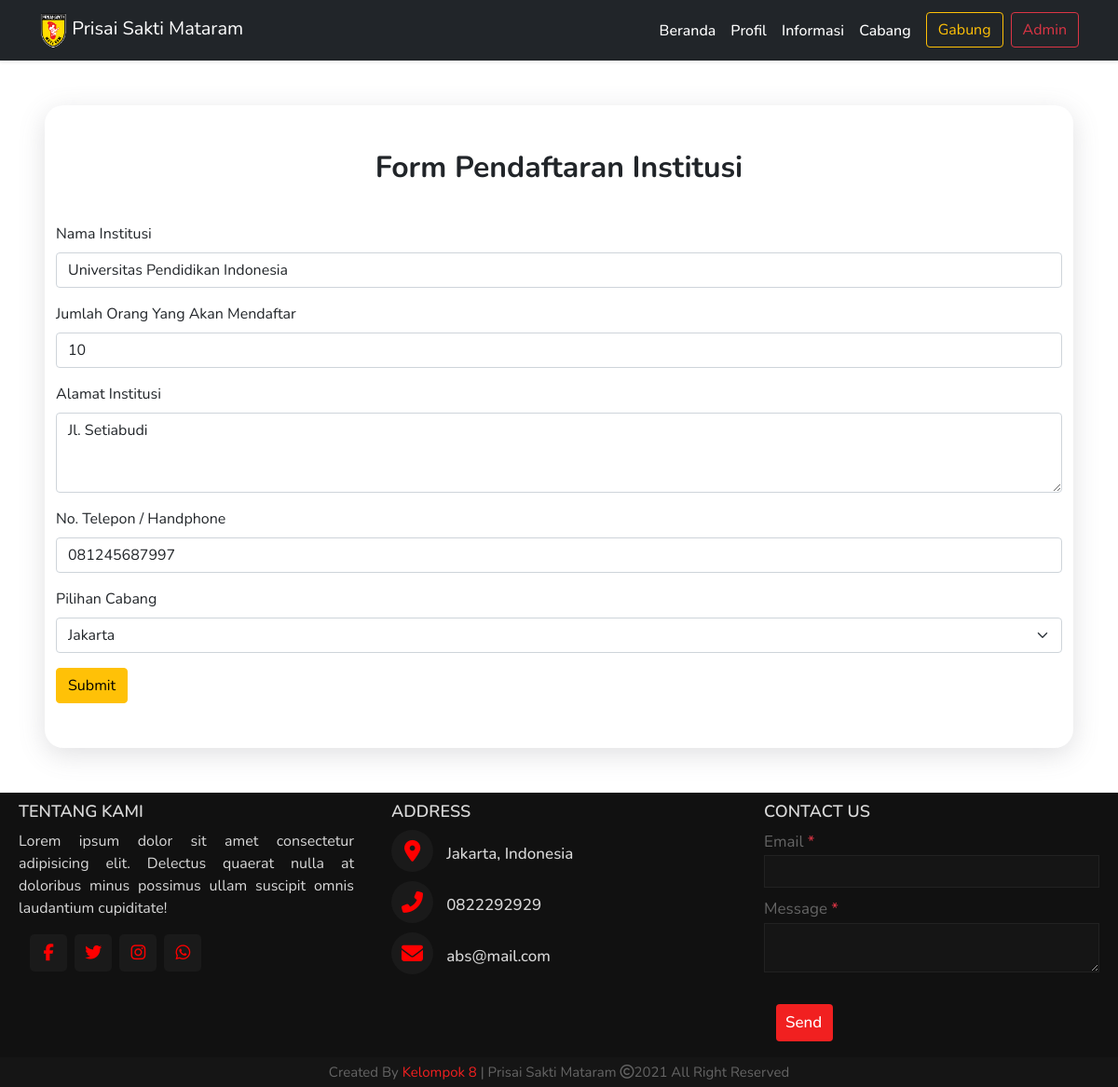
Page /ubah_data_pendaftar_institusi.php?id=1 (signed in) on the committed database.
### tables this page shows
CREATE TABLE `daftar_institusi` (
  `id` int(9) NOT NULL,
  `nama` varchar(100) NOT NULL,
  `jumlah` int(9) NOT NULL,
  `alamat` varchar(100) NOT NULL,
  `no_telp` varchar(50) NOT NULL,
  `cabang` varchar(50) NOT NULL
);

### functions.php (called while the page is built, shortened)
<?php
  $namaServer = "localhost";
  $user = "root";
  $password = "";
  $database = "psm";
  $koneksi = mysqli_connect($namaServer, $user, $password, $database) or die ("Koneksi Gagal");
  function query($query) {
    global $koneksi;
    $result = mysqli_query($koneksi, $query);
    $rows = [];
    while($row = mysqli_fetch_assoc($result)) {
      $rows[] = $row;
    }
    return $rows;
  }
?>

### ubah_data_pendaftar_institusi.php (the view, shortened to what this page needs)
<?php
$id = $_GET['id'];
$pendaftar_institusi = query("SELECT * FROM daftar_institusi WHERE id = $id")[0];
?>
<!DOCTYPE html>
<html lang="en">
<head>
  <link href="https://cdn.jsdelivr.net/npm/bootstrap@5.0.0-beta2/dist/css/bootstrap.min.css" rel="stylesheet" />
  <link rel="stylesheet" href="style.css" />
</head>
<body>
  <nav class="navbar navbar-expand-lg navbar-dark bg-dark shadow-sm sticky-top">
    <div class="container">
      <a class="navbar-brand" href="index.php">
        <img src="img/Logo_PSM.png" alt="" width="30" height="39" />
        Prisai Sakti Mataram
      </a>
      <div class="collapse navbar-collapse" id="navbarNav">
        <ul class="navbar-nav ms-auto">
          <li class="nav-item">
            <a class="nav-link active" aria-current="page" href="index.php">Beranda</a>
          </li>
          <li class="nav-item">
            <a class="nav-link active" aria-current="page" href="profil.php">Profil</a>
          </li>
          <li class="nav-item">
            <a class="nav-link active" aria-current="page" href="informasi.php">Informasi</a>
          </li>
          <li class="nav-item">
            <a class="nav-link active" aria-current="page" href="cabang_locator.php">Cabang</a>
          </li>
          <li class="nav-item ps-2">
            <a href="index.php#gabung"><button class="btn btn-outline-warning" type="submit">Gabung</button></a>
          </li>
          <?php if (isset($_SESSION['username']) and isset($_SESSION['status'])) : ?>
            <li class="nav-item">
              <a href="dashboard_admin.php"><button class="btn btn-outline-danger ms-2" type="submit">Admin</button></a>
            </li>
          <?php endif; ?>
        </ul>
      </div>
    </div>
  </nav>
  <section class="individu m-5">
    <div class="container">
      <h2 class="text-center pt-5 fw-bold">Form Pendaftaran Institusi</h2>
      <form action="" method="POST">
        <div class="mb-3 pt-4">
          <label for="exampleInputEmail1" class="form-label">Nama Institusi</label>
          <input type="text" name="nama" class="form-control" id="exampleInputEmail1" aria-describedby="emailHelp" value="<?= $pendaftar_institusi['nama'] ?>" required>
        </div>
        <div class="mb-3">
          <label for="exampleInputEmail1" class="form-label">Jumlah Orang Yang Akan Mendaftar</label>
          <input type="text" name="jumlah" class="form-control" id="exampleInputEmail1" aria-describedby="emailHelp" value="<?= $pendaftar_institusi['jumlah'] ?>" required>
        </div>
        <div class="mb-3">
          <label for="exampleFormControlTextarea1" class="form-label">Alamat Institusi</label>
          <textarea name="alamat" class="form-control" id="exampleFormControlTextarea1" rows="3"><?= $pendaftar_institusi['alamat'] ?></textarea>
        </div>
        <div class="mb-3">
          <label for="exampleInputEmail1" class="form-label">No. Telepon / Handphone</label>
          <input type="text" name="no_telp" class="form-control" id="exampleInputEmail1" aria-describedby="emailHelp" value="<?= $pendaftar_institusi['no_telp'] ?>" required>
        </div>
        <div class="mb-3">
          <label for="exampleInputEmail1" class="form-label">Pilihan Cabang</label>
          <select name="cabang" class="form-select" aria-label="Default select example">
            <option value="Jakarta" <?php if ($pendaftar_institusi['cabang'] == 'Jakarta') echo 'selected="Jakarta"' ?>>Jakarta</option>
          </select>
        </div>
        <button type="submit" name="submit" class="btn btn-warning mb-5">Submit</button>
      </form>
    </div>
  </section>
  <footer>
    <div class="main-content">
      <div class="left box">
        <h2>Tentang Kami</h2>
        <div class="content">
          <p>Lorem ipsum dolor sit amet consectetur adipisicing elit. Delectus quaerat nulla at doloribus
            minus possimus
            ullam suscipit omnis laudantium cupiditate!</p>
          <div class="social">
            <a href="#"><span style="color: red;" class="fab fa-facebook-f"></span></a>
            <a href="#"><span style="color: red;" class="fab fa-twitter"></span></a>
            <a href="#"><span style="color: red;" class="fab fa-instagram"></span></a>
            <a href="#"><span style="color: red;" class="fab fa-whatsapp"></span></a>
          </div>
        </div>
      </div>
      <div class="center box">
        <h2>Address</h2>
        <div class="content">
          <div class="place">
            <span style="color: red;" class="fas fa-map-marker-alt"></span>
            <span class="text">Jakarta, Indonesia</span>
          </div>
          <div class="phone">
            <span style="color: red;" class="fas fa-phone-alt"></span>
            <span class="text">0822292929</span>
          </div>
          <div class="place">
            <span style="color: red;" class="fas fa-envelope"></span>
            <span class="text">abs@mail.com</span>
          </div>
        </div>
      </div>
      <div class="right box">
        <h2>Contact us </h2>
        <div class="content">
          <form action="#">
            <div class="email">
              <div class="text">Email <span class="text-danger">*</span></div>
              <input class="text-white" type="email" required>
            </div>
            <div class="msg">
              <div class="text">Message <span class="text-danger">*</span></div>
              <textarea class="text-white" rows="2" cols="25" required></textarea>
            </div>
            <div class="btn">
              <button class="btn btn-danger text-center" type="submit">Send</button>
            </div>
          </form>
        </div>
      </div>
    </div>
    <div class="bottom">
      <center>
        <span class="credit">Created By <a href="#">Kelompok 8</a> | Prisai Sakti Mataram</span>
        <span class="far fa-copyright"></span><span>2021 All Right Reserved</span>
      </center>
    </div>
  </footer>
</body>
</html>

### style.css (style rules this page uses)
* { box-sizing: border-box; margin: 0; padding: 0; }
body, html { font-family: 'Nunito', sans-serif; }
.navbar-brand { color: rgba(255, 255, 255, 0.7); }
.collapse a { text-decoration: none; color: rgba(255, 255, 255, 0.7); font-weight: 500; }
footer { position: relative; bottom: 0px; width: 100%; background: #111; color: #d9d9d9; }
.main-content { display: flex; }
.main-content .box { flex-basis: 50%; padding: 10px 20px; }
.box h2 { font-size: 1.125rem; font-weight: 600; text-transform: uppercase; }
.box .content { margin: 20 0 0 0; }
.left .content p { text-align: justify; }
.left .content .social { margin: 20x 0 0 0; padding-left: 10px; }
.left .content .social a { padding: 0px 2px; }
.left .content .social a span { height: 40px; width: 40px; background: #1a1a1a; line-height: 40px; text-align: center; font-size: 18px; border-radius: 5px; transition: 0.3s; }
.center .content .fas { font-size: 1.437rem; background: #1a1a1a; height: 45px; width: 45px; line-height: 45px; text-align: center; border-radius: 50%; transition: 0.3s; cursor: pointer; }
.center .content .text { font-size: 1.0625rem; font-weight: 500; padding-left: 10px; }
.center .content .phone { margin: 10px 0; }
.right form .text { font-size: 1.0625rem; margin-bottom: 2px; color: #656565; }
.right form .msg { margin-top: 10px; }
.right form input, .right form textarea { width: 100%; font-size: 1.0625rem; background: #151515; padding-left: 10px; border: 1px solid #222222; }
.right form input { height: 35px; }
.right form .btn { margin-top: 10px; }
.right form button { height: 40px; width: 100%; border: none; outline: none; background: #f12020; font-size: 1.0625rem; padding-left: 10px; font-weight: 500; cursor: pointer; transition: 0.3s; }
.bottom center { padding: 5px; font-size: 0.9375rem; background: #151515; }
.bottom center span { color: #656565; }
.bottom center a { color: #f12020; text-decoration: none; }
.individu, .institusi { background: white; border-radius: 20px; box-shadow: rgba(100, 100, 111, 0.2) 0px 7px 29px 0px; }

### rows in the picture
daftar_institusi: nama "Universitas Pendidikan Indonesia", jumlah "10", alamat "Jl. Setiabudi", no_telp "081245687997", cabang "Jakarta"
